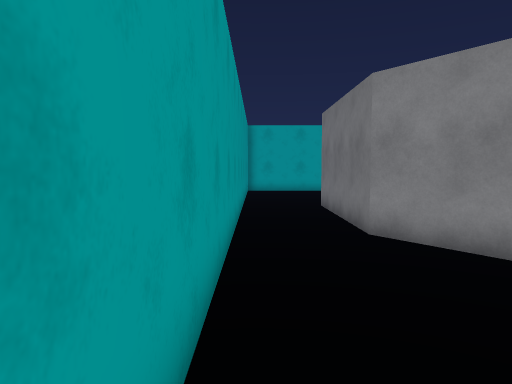
View 1 (above)

20 first-person views from a walk through a 3-D level made in the Unity game engine. The camera is 1.5 m above the floor, tilts 4° down and sees 70° across. The floor is counted in squares, 1 m on a side. Each view is taken from the middle of a square. On the plan, view 1 faces up. The plan holds only what a view shows up to about 16 squares ahead; the rest is blank.

View 2
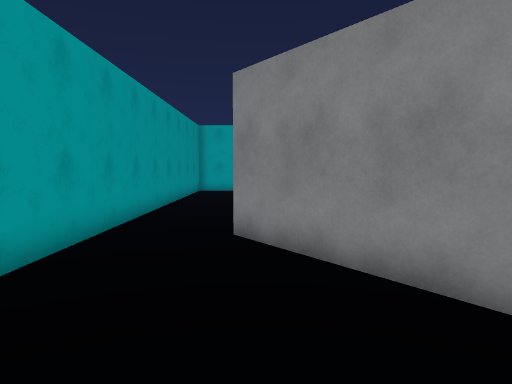

View 3
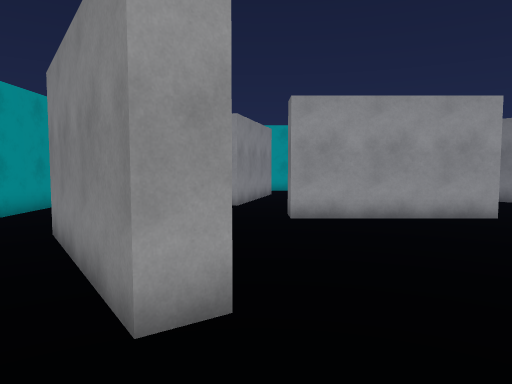

View 4
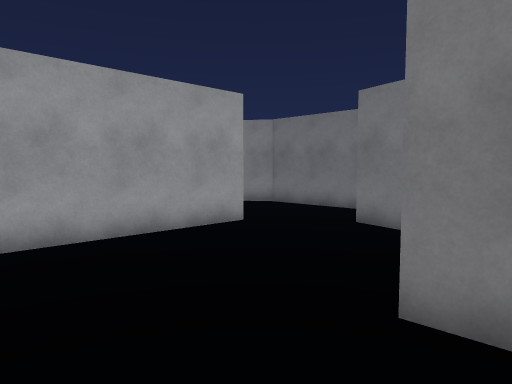

View 5
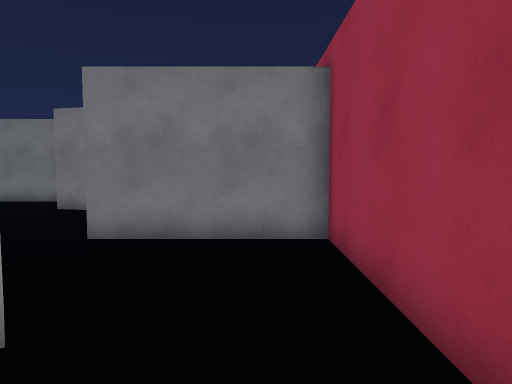

View 6
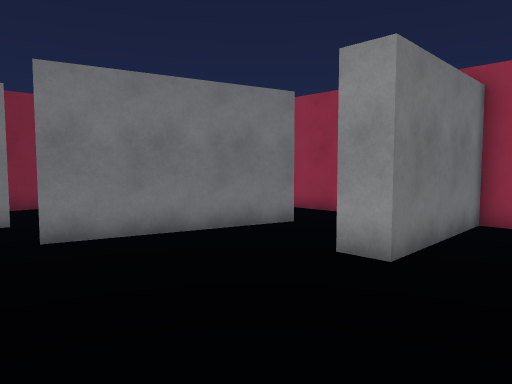

View 7
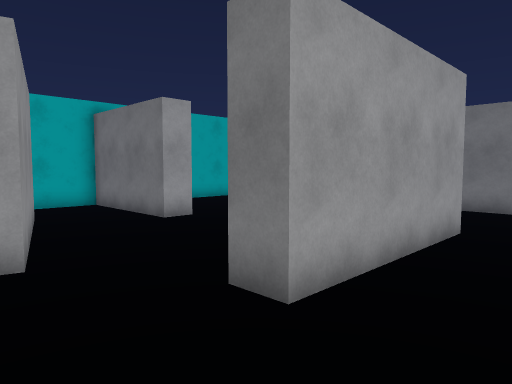

View 8
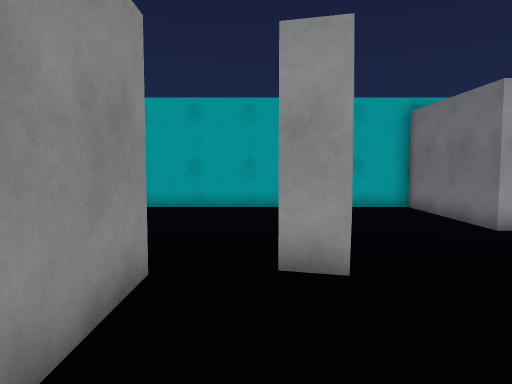

View 9
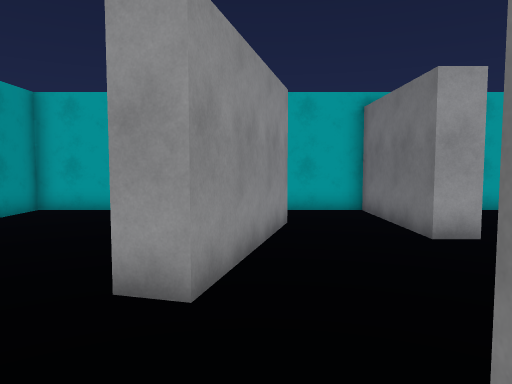

View 10
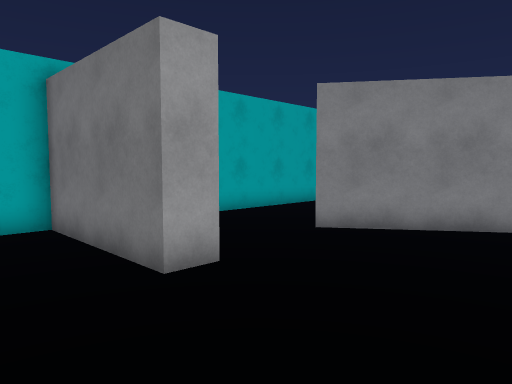

View 11
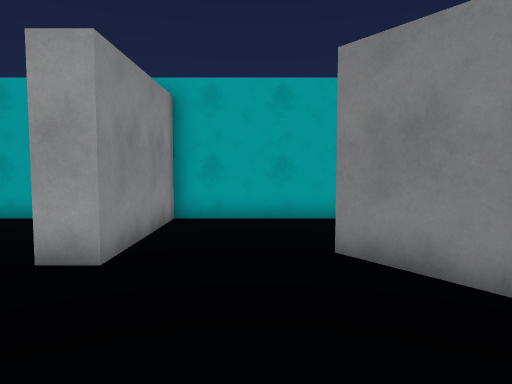

View 12
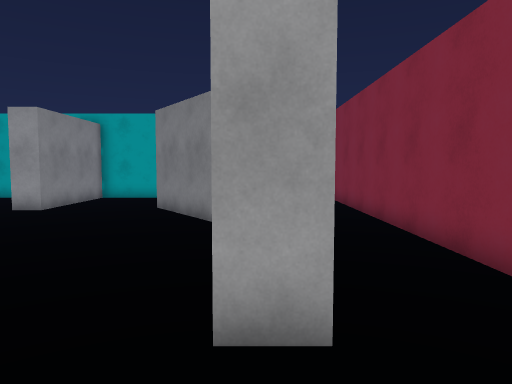

View 13
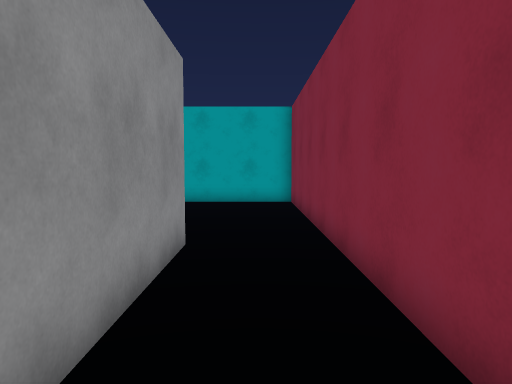

View 14
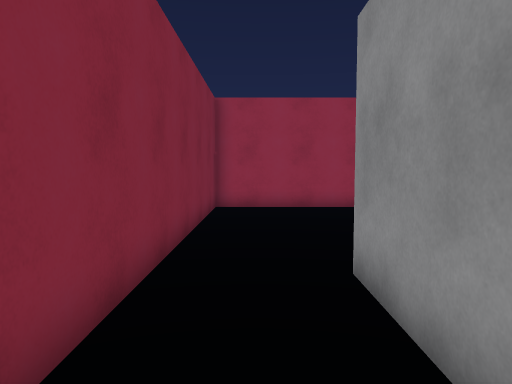

View 15
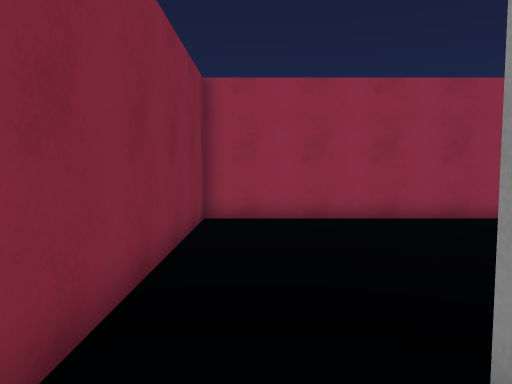

View 16
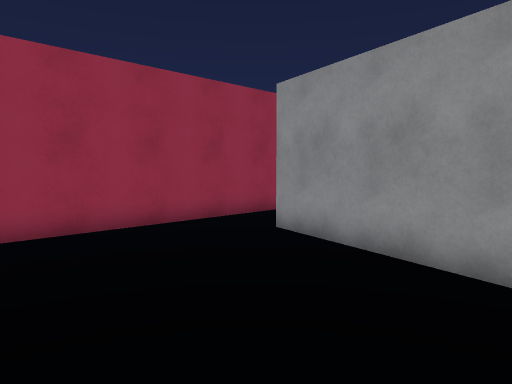

View 17
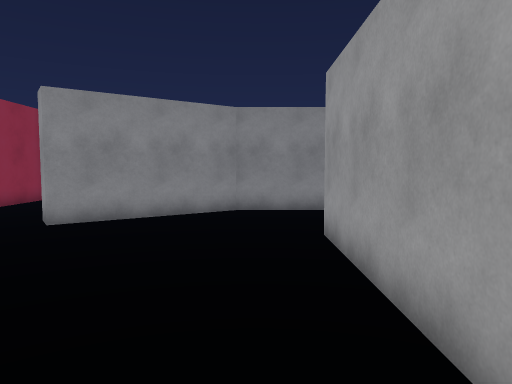

View 18
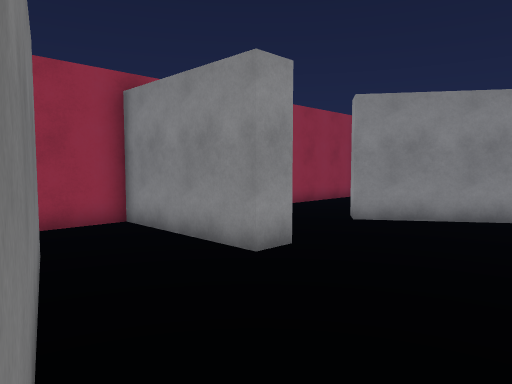

View 19
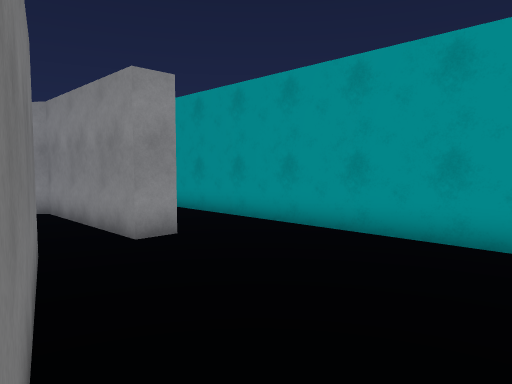

View 20
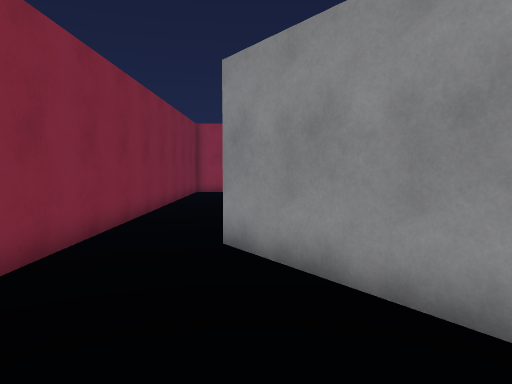

### Floor plan
Points are (right, up) in squares from view 1. A wall is a line through its corners. A room is listed if a view was taken in it or the views show most of it. See-through windows are left out.
Room 1 (views 1, 2, 3, 4, 5, 6, 7, 8, 9, 10, 11, 13, 14, 15, 16, 17, 18, 19, 20)
walls: (14.1, 10.5) (8, 10.5) (8, 11.5); (11.7, 17.5) (10.5, 17.5) (10.5, 22.5) (-0.5, 22.5) (-0.5, 0.6); (3.5, 14) (3.5, 8.3) (6.8, 3.7) (5.9, 3.1) (2.5, 8) (2.5, 14) (3.5, 14); (7.8, 19.7) (6.3, 13.9) (5.3, 14.2) (6.8, 19.7); (16.8, 18) (19.6, 14) (19.6, 8); (18.6, 8) (18.6, 13.6) (15.3, 18.4); (14.3, 2.2) (15.9, 8.1); (22.5, 6.5) (22.5, 22.5) (11.5, 22.5) (11.5, 17.4); (0, -0.5) (10.5, -0.5) (10.5, 4.5) (11.5, 4.5) (11.5, -0.5) (15.5, -0.5)
ways out: opening at (21.5, 7) to room 2
Room 2 (view 12)
walls: (16.6, 7.1) (15.3, 1.9); (15.5, -0.5) (22.5, -0.5) (22.5, 6.5); (19.6, 8) (18.6, 8)
ways out: opening at (21.5, 7) to room 1

Positions as (right, up) in squares from view 1, and headings:
1: (0, 0), facing up
2: (3, 0), facing up
3: (7, 0), facing up
4: (7, 3), facing up-right
5: (3, 1), facing right
6: (8, 10), facing down-right
7: (5, 8), facing up-right
8: (5, 9), facing up
9: (7, 10), facing up
10: (8, 13), facing up-right
11: (14, 12), facing up
12: (19, 5), facing up
13: (21, 7), facing up
14: (21, 13), facing down
15: (21, 10), facing down
16: (22, 8), facing down-left
17: (16, 9), facing left
18: (16, 9), facing down-left
19: (7, 21), facing down-left
20: (19, 21), facing down
